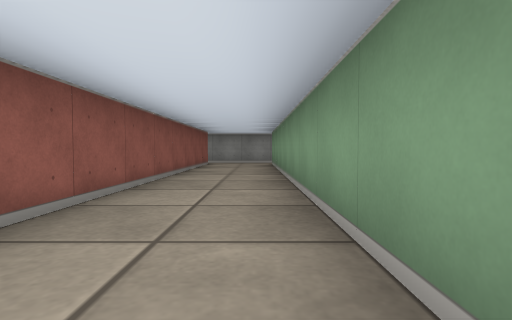
[1] (above)

24 first-person views from a walk through a cub3D maze. The camera is about half as high as the walls, tilts 2° down and sees 80° across. The floor is counted in squares. Each view is taken from the middle of a square. On the plan, view 1 faces up. The plan holds only what a view shows up to about 9 squares ahead; the rest is blank.

[2]
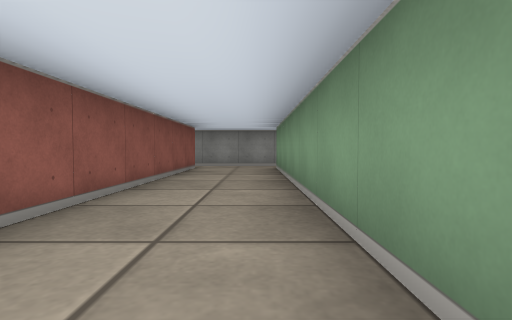

[3]
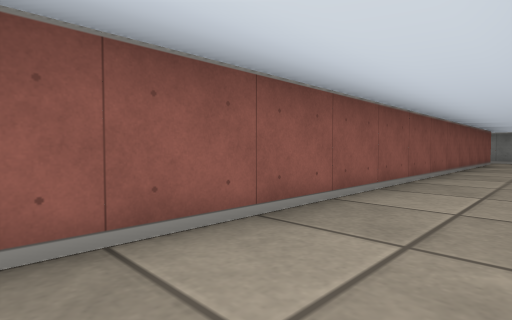

[4]
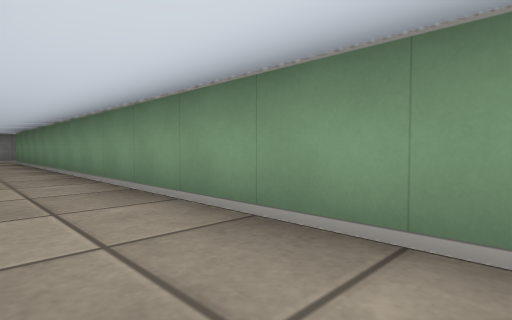

[5]
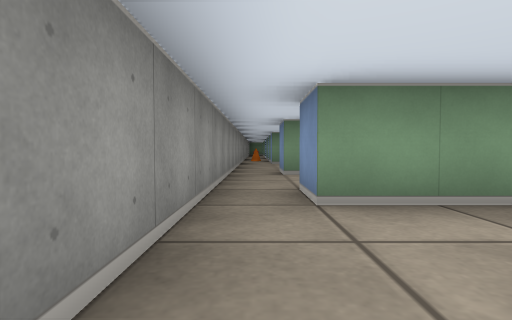

[6]
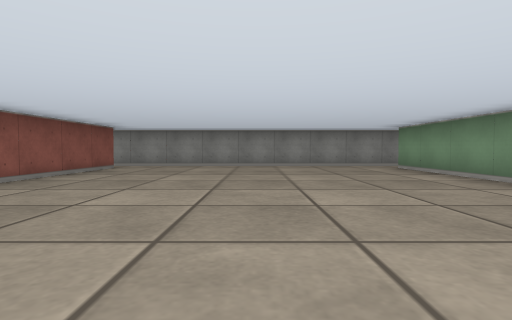

[7]
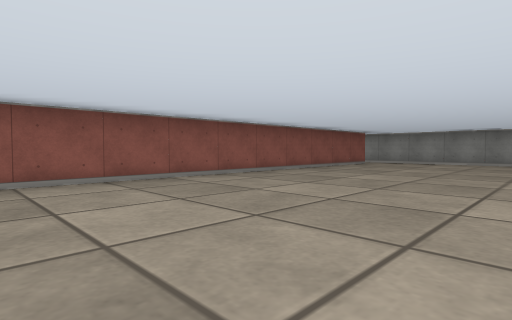

[8]
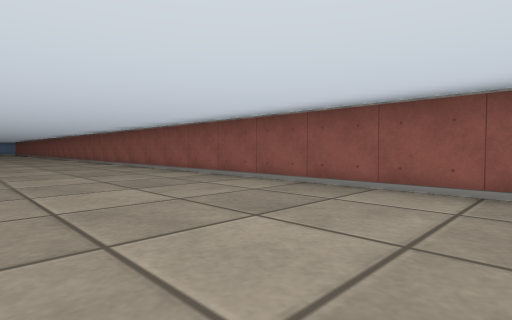

[9]
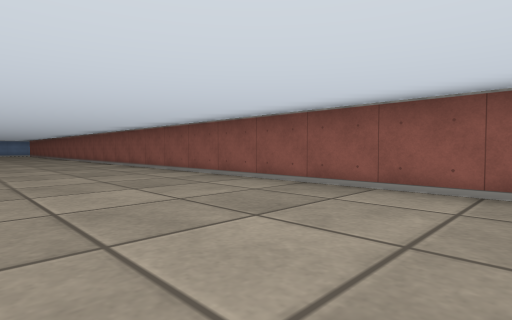

[10]
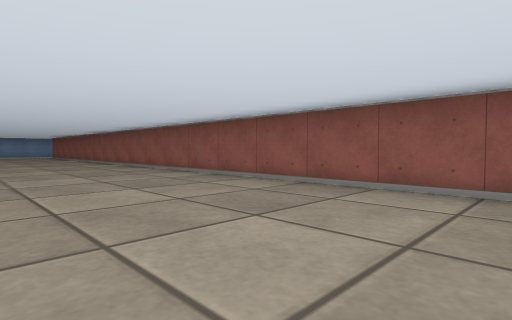

[11]
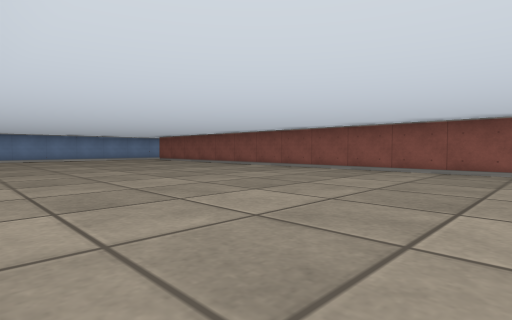

[12]
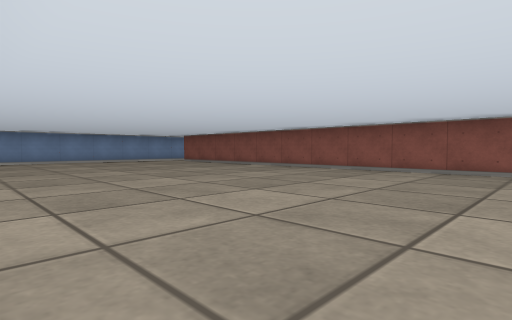

[13]
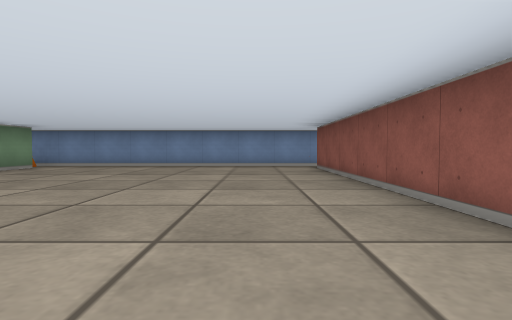

[14]
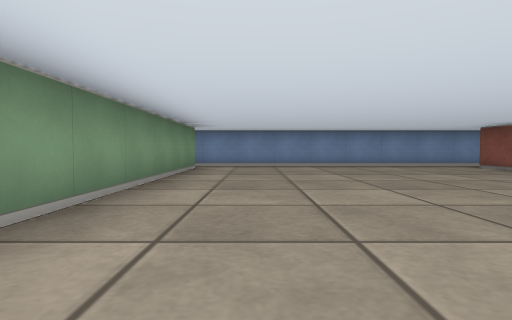

[15]
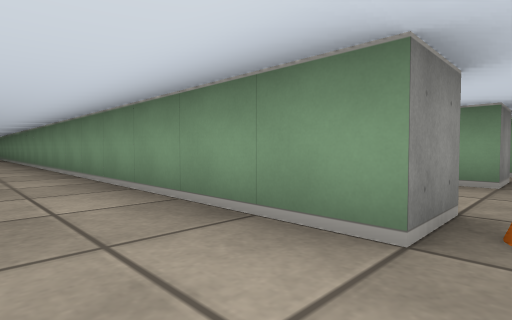

[16]
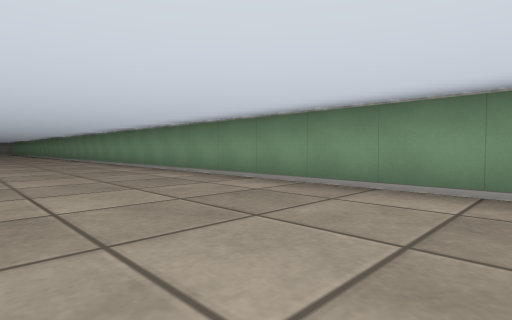

[17]
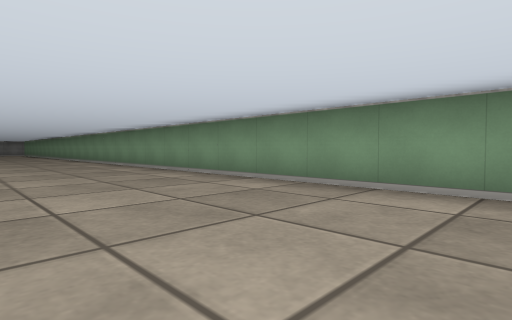

[18]
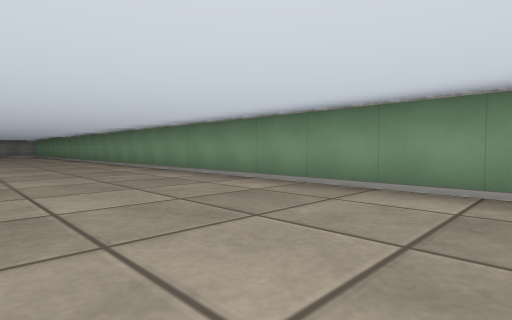

[19]
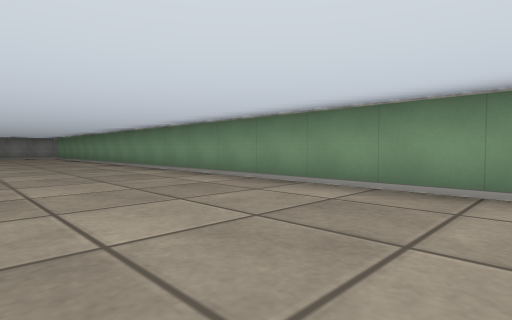

[20]
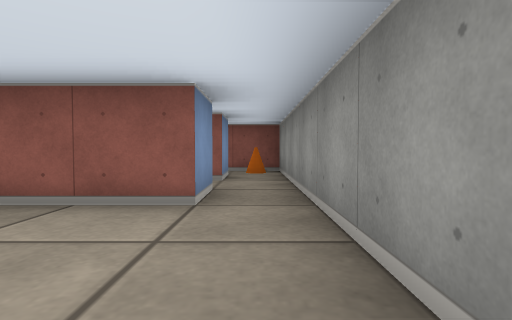

[21]
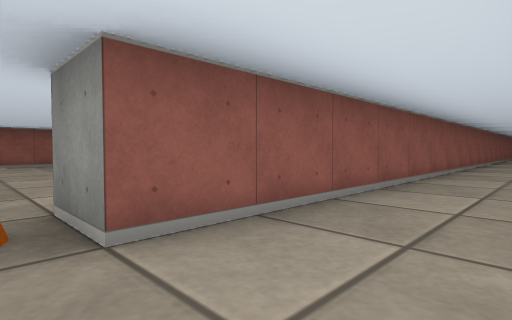

[22]
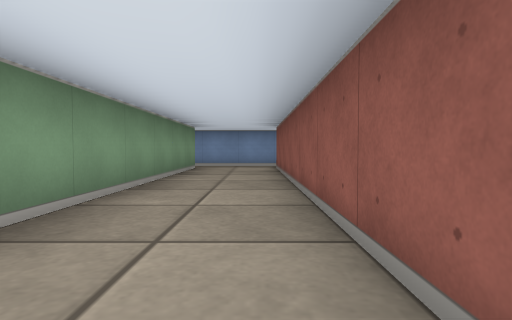

[23]
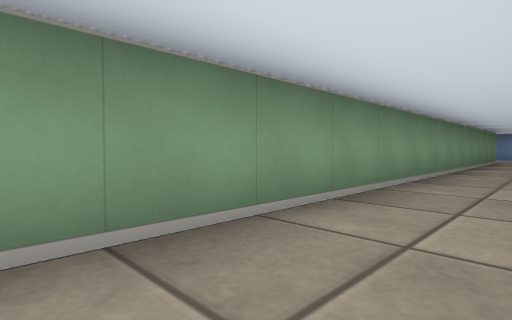

[24]
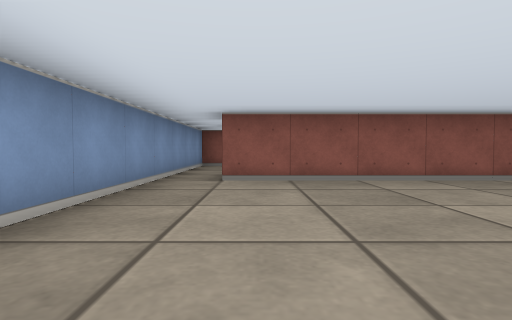

### Floor plan
Ten units are one square. View 1 is at (0, 0); x grows to the right and y downward. Boxes are objects, and circles mark ways between rooms. Rooms are numbered by the first view taken in them; rooms with no view inside come last. Other rooms are left out.
<svg viewBox="-105 -110 126 400">
<path fill="none" stroke="#000" d="M5 30 5 -95 14 -95M-15 168 -15 275 -25 275M-25 -95 -15 -95 -15 19M5 275 5 151M-24 285 8 285M16 -105 -26 -105M-25 -61 -25 -95M-95 -95 -95 275M-25 275 -25 -22M-26 -105 -95 -105M-96 285 -24 285"/>
<rect x="-25" y="275" width="10" height="10" fill="#bbb"><title>other object</title></rect>
<circle cx="-20" cy="-100" r="3" fill="#2a7"/>
<text x="-10" y="90">1</text>
<text x="-60" y="90">2</text>
</svg>
Room 1 opens to room 2.

Where each view was taken, in squares from view 1:
view 1: 0 up, 0 right, facing up
view 2: 2 up, 0 right, facing up
view 3: 2 down, 0 right, facing up-left
view 4: 3 down, 1 left, facing up-right
view 5: 10 up, 5 left, facing right
view 6: 2 up, 6 left, facing up
view 7: 0 up, 5 left, facing up-left
view 8: 2 up, 6 left, facing down-left
view 9: 4 down, 6 left, facing down-left
view 10: 10 down, 6 left, facing down-left
view 11: 15 down, 3 left, facing down-left
view 12: 17 down, 3 left, facing down-left
view 13: 20 down, 8 left, facing down
view 14: 20 down, 4 left, facing down
view 15: 28 down, 4 left, facing up-right
view 16: 22 down, 6 left, facing up-right
view 17: 16 down, 6 left, facing up-right
view 18: 12 down, 6 left, facing up-right
view 19: 7 down, 6 left, facing up-right
view 20: 10 up, 7 left, facing left
view 21: 28 down, 0 right, facing up-left
view 22: 20 down, 1 left, facing down
view 23: 15 down, 1 left, facing down-right
view 24: 27 down, 5 left, facing left
